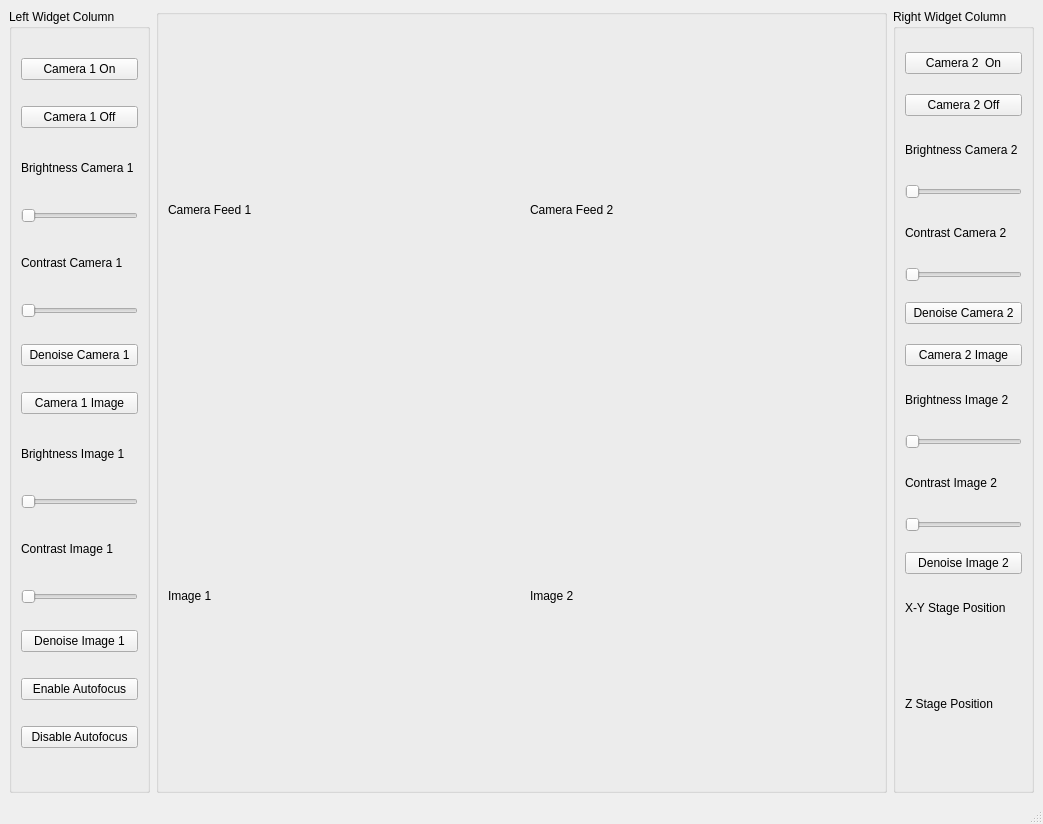
<?xml version="1.0" encoding="UTF-8"?>
<ui version="4.0">
 <class>MainWindow</class>
 <widget class="QMainWindow" name="MainWindow">
  <property name="geometry">
   <rect>
    <x>0</x>
    <y>0</y>
    <width>1043</width>
    <height>824</height>
   </rect>
  </property>
  <property name="windowTitle">
   <string>MainWindow</string>
  </property>
  <widget class="QWidget" name="centralwidget">
   <layout class="QGridLayout" name="gridLayout_2">
    <item row="0" column="0">
     <widget class="QGroupBox" name="Left_Widgets">
      <property name="sizePolicy">
       <sizepolicy hsizetype="Expanding" vsizetype="Expanding">
        <horstretch>1</horstretch>
        <verstretch>1</verstretch>
       </sizepolicy>
      </property>
      <property name="minimumSize">
       <size>
        <width>141</width>
        <height>781</height>
       </size>
      </property>
      <property name="title">
       <string>Left Widget Column</string>
      </property>
      <layout class="QVBoxLayout" name="verticalLayout">
       <item>
        <widget class="QPushButton" name="cam1_on">
         <property name="text">
          <string>Camera 1 On</string>
         </property>
        </widget>
       </item>
       <item>
        <widget class="QPushButton" name="cam1_off">
         <property name="text">
          <string>Camera 1 Off</string>
         </property>
        </widget>
       </item>
       <item>
        <widget class="QLabel" name="cam1_bri_label">
         <property name="maximumSize">
          <size>
           <width>121</width>
           <height>28</height>
          </size>
         </property>
         <property name="text">
          <string>Brightness Camera 1</string>
         </property>
        </widget>
       </item>
       <item>
        <widget class="QSlider" name="cam1_bri_slider">
         <property name="orientation">
          <enum>Qt::Horizontal</enum>
         </property>
        </widget>
       </item>
       <item>
        <widget class="QLabel" name="cam1_con_label">
         <property name="maximumSize">
          <size>
           <width>121</width>
           <height>28</height>
          </size>
         </property>
         <property name="text">
          <string>Contrast Camera 1</string>
         </property>
        </widget>
       </item>
       <item>
        <widget class="QSlider" name="cam1_con_slider">
         <property name="orientation">
          <enum>Qt::Horizontal</enum>
         </property>
        </widget>
       </item>
       <item>
        <widget class="QPushButton" name="cam1_denoise">
         <property name="text">
          <string>Denoise Camera 1</string>
         </property>
        </widget>
       </item>
       <item>
        <widget class="QPushButton" name="img1_takeimg">
         <property name="text">
          <string>Camera 1 Image</string>
         </property>
        </widget>
       </item>
       <item>
        <widget class="QLabel" name="img1_bri_label">
         <property name="maximumSize">
          <size>
           <width>121</width>
           <height>28</height>
          </size>
         </property>
         <property name="text">
          <string>Brightness Image 1</string>
         </property>
        </widget>
       </item>
       <item>
        <widget class="QSlider" name="img1_bri_slider">
         <property name="orientation">
          <enum>Qt::Horizontal</enum>
         </property>
        </widget>
       </item>
       <item>
        <widget class="QLabel" name="img1_con_label">
         <property name="maximumSize">
          <size>
           <width>121</width>
           <height>28</height>
          </size>
         </property>
         <property name="text">
          <string>Contrast Image 1</string>
         </property>
        </widget>
       </item>
       <item>
        <widget class="QSlider" name="img1_con_slider">
         <property name="orientation">
          <enum>Qt::Horizontal</enum>
         </property>
        </widget>
       </item>
       <item>
        <widget class="QPushButton" name="img1_denoise">
         <property name="text">
          <string>Denoise Image 1</string>
         </property>
        </widget>
       </item>
       <item>
        <widget class="QPushButton" name="autofocus_on">
         <property name="text">
          <string>Enable Autofocus</string>
         </property>
        </widget>
       </item>
       <item>
        <widget class="QPushButton" name="autofocus_off">
         <property name="text">
          <string>Disable Autofocus</string>
         </property>
        </widget>
       </item>
      </layout>
     </widget>
    </item>
    <item row="0" column="1">
     <widget class="QGroupBox" name="Centre_Widgets">
      <property name="enabled">
       <bool>true</bool>
      </property>
      <property name="sizePolicy">
       <sizepolicy hsizetype="Expanding" vsizetype="Expanding">
        <horstretch>9</horstretch>
        <verstretch>9</verstretch>
       </sizepolicy>
      </property>
      <property name="minimumSize">
       <size>
        <width>731</width>
        <height>781</height>
       </size>
      </property>
      <layout class="QGridLayout" name="gridLayout">
       <item row="2" column="0">
        <widget class="QLabel" name="imgcam1">
         <property name="text">
          <string>Image 1</string>
         </property>
        </widget>
       </item>
       <item row="1" column="0">
        <spacer name="verticalSpacer">
         <property name="orientation">
          <enum>Qt::Vertical</enum>
         </property>
         <property name="sizeType">
          <enum>QSizePolicy::Fixed</enum>
         </property>
         <property name="sizeHint" stdset="0">
          <size>
           <width>20</width>
           <height>10</height>
          </size>
         </property>
        </spacer>
       </item>
       <item row="0" column="2">
        <widget class="QLabel" name="camfeed2">
         <property name="sizePolicy">
          <sizepolicy hsizetype="Preferred" vsizetype="Preferred">
           <horstretch>0</horstretch>
           <verstretch>0</verstretch>
          </sizepolicy>
         </property>
         <property name="text">
          <string>Camera Feed 2 </string>
         </property>
        </widget>
       </item>
       <item row="2" column="2">
        <widget class="QLabel" name="imgcam2">
         <property name="text">
          <string>Image 2</string>
         </property>
        </widget>
       </item>
       <item row="0" column="0">
        <widget class="QLabel" name="camfeed1">
         <property name="text">
          <string>Camera Feed 1 </string>
         </property>
        </widget>
       </item>
       <item row="0" column="1">
        <spacer name="horizontalSpacer">
         <property name="orientation">
          <enum>Qt::Horizontal</enum>
         </property>
         <property name="sizeType">
          <enum>QSizePolicy::Fixed</enum>
         </property>
         <property name="sizeHint" stdset="0">
          <size>
           <width>10</width>
           <height>20</height>
          </size>
         </property>
        </spacer>
       </item>
      </layout>
     </widget>
    </item>
    <item row="0" column="2">
     <widget class="QGroupBox" name="Right_Widgets">
      <property name="sizePolicy">
       <sizepolicy hsizetype="Expanding" vsizetype="Expanding">
        <horstretch>1</horstretch>
        <verstretch>1</verstretch>
       </sizepolicy>
      </property>
      <property name="minimumSize">
       <size>
        <width>141</width>
        <height>781</height>
       </size>
      </property>
      <property name="title">
       <string>Right Widget Column</string>
      </property>
      <layout class="QVBoxLayout" name="verticalLayout_2">
       <item>
        <widget class="QPushButton" name="pushButton_8">
         <property name="text">
          <string>Camera 2  On</string>
         </property>
        </widget>
       </item>
       <item>
        <widget class="QPushButton" name="pushButton_9">
         <property name="text">
          <string>Camera 2 Off</string>
         </property>
        </widget>
       </item>
       <item>
        <widget class="QLabel" name="cam2_bri_label">
         <property name="maximumSize">
          <size>
           <width>121</width>
           <height>28</height>
          </size>
         </property>
         <property name="text">
          <string>Brightness Camera 2</string>
         </property>
        </widget>
       </item>
       <item>
        <widget class="QSlider" name="cam2_bri_slider">
         <property name="orientation">
          <enum>Qt::Horizontal</enum>
         </property>
        </widget>
       </item>
       <item>
        <widget class="QLabel" name="cam2_con_label">
         <property name="maximumSize">
          <size>
           <width>121</width>
           <height>28</height>
          </size>
         </property>
         <property name="text">
          <string>Contrast Camera 2</string>
         </property>
        </widget>
       </item>
       <item>
        <widget class="QSlider" name="cam2_con_slider">
         <property name="orientation">
          <enum>Qt::Horizontal</enum>
         </property>
        </widget>
       </item>
       <item>
        <widget class="QPushButton" name="pushButton_10">
         <property name="text">
          <string>Denoise Camera 2</string>
         </property>
        </widget>
       </item>
       <item>
        <widget class="QPushButton" name="pushButton_11">
         <property name="text">
          <string>Camera 2 Image</string>
         </property>
        </widget>
       </item>
       <item>
        <widget class="QLabel" name="im2_bri_label">
         <property name="maximumSize">
          <size>
           <width>121</width>
           <height>28</height>
          </size>
         </property>
         <property name="text">
          <string>Brightness Image 2</string>
         </property>
        </widget>
       </item>
       <item>
        <widget class="QSlider" name="img2_bri_slider">
         <property name="orientation">
          <enum>Qt::Horizontal</enum>
         </property>
        </widget>
       </item>
       <item>
        <widget class="QLabel" name="img2_con_label">
         <property name="maximumSize">
          <size>
           <width>121</width>
           <height>28</height>
          </size>
         </property>
         <property name="text">
          <string>Contrast Image 2</string>
         </property>
        </widget>
       </item>
       <item>
        <widget class="QSlider" name="img2_con_slider">
         <property name="orientation">
          <enum>Qt::Horizontal</enum>
         </property>
        </widget>
       </item>
       <item>
        <widget class="QPushButton" name="pushButton_12">
         <property name="text">
          <string>Denoise Image 2</string>
         </property>
        </widget>
       </item>
       <item>
        <widget class="QLabel" name="xystg_pos_label">
         <property name="maximumSize">
          <size>
           <width>121</width>
           <height>28</height>
          </size>
         </property>
         <property name="text">
          <string>X-Y Stage Position</string>
         </property>
        </widget>
       </item>
       <item>
        <widget class="QLabel" name="xystg_pos_value">
         <property name="maximumSize">
          <size>
           <width>121</width>
           <height>28</height>
          </size>
         </property>
         <property name="text">
          <string/>
         </property>
        </widget>
       </item>
       <item>
        <widget class="QLabel" name="zstg_pos_label">
         <property name="maximumSize">
          <size>
           <width>121</width>
           <height>28</height>
          </size>
         </property>
         <property name="text">
          <string>Z Stage Position</string>
         </property>
        </widget>
       </item>
       <item>
        <widget class="QLabel" name="zstg_pos_value">
         <property name="maximumSize">
          <size>
           <width>121</width>
           <height>28</height>
          </size>
         </property>
         <property name="text">
          <string/>
         </property>
        </widget>
       </item>
      </layout>
     </widget>
    </item>
   </layout>
  </widget>
  <widget class="QStatusBar" name="statusbar"/>
 </widget>
 <resources/>
 <connections/>
</ui>
